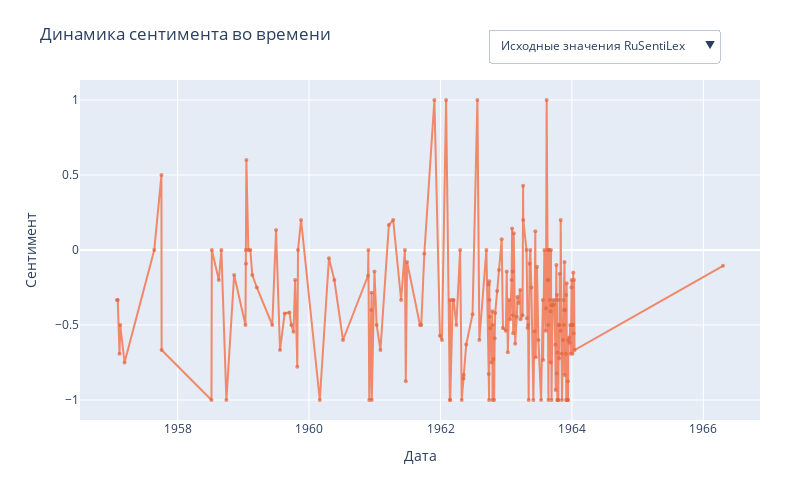

This figure's notebook cell:
### Markdown cell above
## График динамики сентимента во времени

### Code cell
from prozhito_nlp import plot_sentiment_dynamics

# Данная функция визуализирует динамику сентимента во времени.
# Отдельные записи представлены на графике в виде точек, которые для наглядности соединены прямыми линиями.
# Таким образом можно не только оценить отдельные перепады настроения в тексте, но и наглядно отразить возможные разрывы в данных (иногда между записями могут быть перерывы, исчисляемые днями, месяцами и даже годами).
# По выпадающему списку в правом верхнем углу графика можно выбрать между графиком с оригинальными значениями сентимента и двумя сглаженными вариантами: фильтром Савицкого-Голея и LOWESS.
# При наведении курсора на точку, появится лейбл, отражающий выбранный временной период и числовое значение сентимента.

# Вызвать график можно несколькими способами, вот самый простой из них:
plot_sentiment_dynamics(schwartz)

### Figure 1 — Plotly figure (JSON) as saved in the notebook; plotly's stock layout.template omitted (floating-point values rounded to 4 significant figures; data arrays with more than 128 entries replaced by an {"elided": "..."} marker saying what was removed)
{"data": [{"line": {"color": "#f08869"}, "marker": {"color": "#E4653F", "opacity": 0.7, "size": 4}, "mode": "lines+markers", "name": "Исходные значения (RuSentiLex)", "type": "scatter", "visible": true, "x": {"elided": "203 str values"}, "y": {"elided": "203 float values"}}, {"marker": {"color": "#E4653F", "opacity": 0.4, "size": 4}, "mode": "markers", "name": "Оригинальные значения (RuSentiLex)", "type": "scatter", "visible": false, "x": {"elided": "203 str values"}, "y": {"elided": "203 float values"}}, {"line": {"color": "#E4653F", "width": 2}, "mode": "lines", "name": "Сглаженные значения (Савицкий-Голей)", "type": "scatter", "visible": false, "x": {"elided": "203 str values"}, "y": {"elided": "203 float values"}}, {"marker": {"color": "#E4653F", "opacity": 0.4, "size": 4}, "mode": "markers", "name": "Оригинальные значения (RuSentiLex)", "type": "scatter", "visible": false, "x": {"elided": "203 str values"}, "y": {"elided": "203 float values"}}, {"line": {"color": "#E4653F", "width": 2}, "mode": "lines", "name": "Сглаженные значения (LOWESS)", "type": "scatter", "visible": false, "x": {"elided": "203 str values"}, "y": {"elided": "203 float values"}}], "layout": {"height": 500, "hovermode": "x unified", "legend": {"orientation": "h", "x": 0.5, "xanchor": "center", "y": -0.3, "yanchor": "bottom"}, "margin": {"b": 80, "r": 40, "t": 80}, "title": {"text": "Динамика сентимента во времени"}, "updatemenus": [{"active": 0, "buttons": [{"args": [{"visible": [true, false, false, false, false]}, {"title": "Динамика сентимента во времени"}], "label": "Исходные значения RuSentiLex", "method": "update"}, {"args": [{"visible": [false, true, true, false, false]}, {"title": "Динамика сентимента (Савицкий-Голей)"}], "label": "Сглаживание (Савицкий-Голей)", "method": "update"}, {"args": [{"visible": [false, false, false, true, true]}, {"title": "Динамика сентимента (LOWESS)"}], "label": "Сглаживание (LOWESS)", "method": "update"}], "direction": "down", "showactive": true, "x": 0.6, "xanchor": "left", "y": 1.15, "yanchor": "top"}], "width": 800, "xaxis": {"title": {"text": "Дата"}}, "yaxis": {"title": {"text": "Сентимент"}}}}
